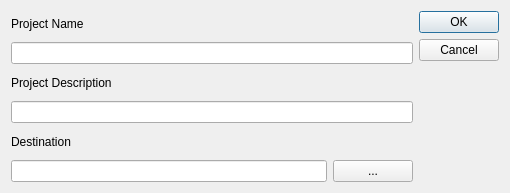
<?xml version="1.0" encoding="UTF-8"?>
<ui version="4.0">
 <class>EditProjectDialog</class>
 <widget class="QDialog" name="EditProjectDialog">
  <property name="geometry">
   <rect>
    <x>0</x>
    <y>0</y>
    <width>510</width>
    <height>193</height>
   </rect>
  </property>
  <property name="windowTitle">
   <string>Dialog</string>
  </property>
  <property name="locale">
   <locale language="English" country="UnitedStates"/>
  </property>
  <layout class="QHBoxLayout" name="horizontalLayout">
   <item>
    <layout class="QVBoxLayout" name="verticalLayout">
     <item>
      <widget class="QLabel" name="label">
       <property name="text">
        <string>Project Name</string>
       </property>
      </widget>
     </item>
     <item>
      <widget class="QLineEdit" name="ProjectNameLineEdit"/>
     </item>
     <item>
      <widget class="QLabel" name="label_2">
       <property name="text">
        <string>Project Description</string>
       </property>
      </widget>
     </item>
     <item>
      <widget class="QLineEdit" name="ProjectDescriptionLineEdit"/>
     </item>
     <item>
      <widget class="QLabel" name="label_3">
       <property name="text">
        <string>Destination</string>
       </property>
      </widget>
     </item>
     <item>
      <layout class="QHBoxLayout" name="horizontalLayout_2">
       <item>
        <widget class="QLineEdit" name="DestinationLineEdit"/>
       </item>
       <item>
        <widget class="QPushButton" name="SelectFolderButton">
         <property name="text">
          <string>...</string>
         </property>
        </widget>
       </item>
      </layout>
     </item>
    </layout>
   </item>
   <item>
    <widget class="QDialogButtonBox" name="buttonBox">
     <property name="orientation">
      <enum>Qt::Orientation::Vertical</enum>
     </property>
     <property name="standardButtons">
      <set>QDialogButtonBox::StandardButton::Cancel|QDialogButtonBox::StandardButton::Ok</set>
     </property>
    </widget>
   </item>
  </layout>
 </widget>
 <resources/>
 <connections>
  <connection>
   <sender>buttonBox</sender>
   <signal>accepted()</signal>
   <receiver>EditProjectDialog</receiver>
   <slot>accept()</slot>
   <hints>
    <hint type="sourcelabel">
     <x>248</x>
     <y>254</y>
    </hint>
    <hint type="destinationlabel">
     <x>157</x>
     <y>274</y>
    </hint>
   </hints>
  </connection>
  <connection>
   <sender>buttonBox</sender>
   <signal>rejected()</signal>
   <receiver>EditProjectDialog</receiver>
   <slot>reject()</slot>
   <hints>
    <hint type="sourcelabel">
     <x>316</x>
     <y>260</y>
    </hint>
    <hint type="destinationlabel">
     <x>286</x>
     <y>274</y>
    </hint>
   </hints>
  </connection>
 </connections>
</ui>
